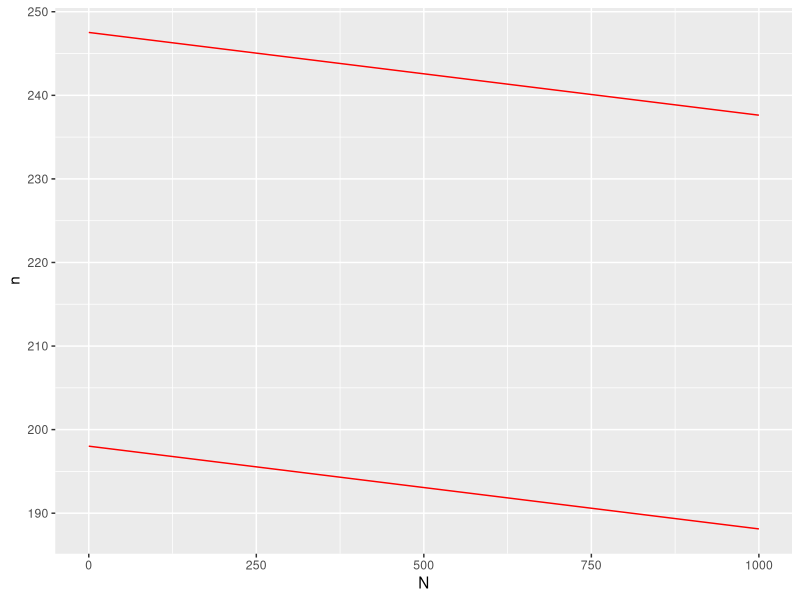
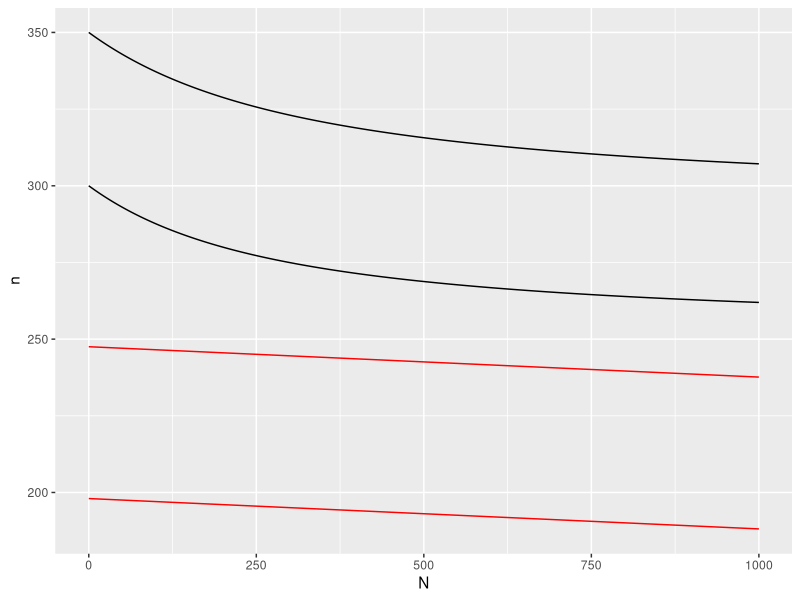

Reproduce these figures in R, in order.
library(tidyverse)
library(VGAM)


PPI_standard_error <- function(n, N, sigma, rho){
  return(sigma/sqrt(n) *sqrt(1 - rho^2*N/(n+N)))
}

PPI_power <- function(n, N, delta, sigma, rho, alpha = 0.05) {
  signal = delta/PPI_standard_error(n, N, sigma, rho)
  z_alpha = qnorm(1-alpha/2)
  power = pfoldnorm(z_alpha, mean = signal, lower.tail = FALSE)
  return(power)
}

find_mu = function(beta, alpha = 0.05){
  f = function(mu){pnorm(-qnorm(1-alpha/2), mu) + pnorm(qnorm(1-alpha/2), mu, lower.tail = FALSE) - 1 + beta}
  lower = 0
  upper = (qnorm(1-alpha/2) - qnorm(1-beta, lower.tail = FALSE))
  return(uniroot(f, c(lower,upper))$root)
}


classical_power_analysis = function(delta, sigma, beta, alpha = 0.05){
  signal = find_mu(beta, alpha)
  return(signal^2*sigma^2/delta^2)
}

optimal_n_N <- function(n0, rho, gamma){
  if (rho <= 2*sqrt(gamma)/(1+gamma)){
    n_star = n0
    N_star = 0
  } else {
    n_star = n0*(1 -  rho^2 + sqrt(gamma*rho^2*(1-rho^2)))
    N_star = n_star*(n0 - n_star)/(n_star - (1-rho^2)*n0)
  }
  return(c(n = n_star,
           N = N_star))
}

cheapest_pair = function(delta, sigma, rho, gamma, beta, alpha = 0.05){
  n0 = classical_power_analysis(delta, sigma, beta, alpha)
  return(optimal_n_N(n0, 
                     rho, 
                     gamma))
}

most_powerful_pair = function(delta, sigma, rho, gamma, budget, cost_Y) {
  if (rho <= 2*sqrt(gamma)/(1+gamma)){
    return(c(n = budget/cost_Y, 
             N = 0))
  } else {
    n0 = B/cost_Y/(1 - rho^2 + gamma*rho^2 + 2*sqrt(gamma*rho^2*(1 - rho^2)))
    return(optimal_n_N(n0, 
                       rho, 
                       gamma))
  }
}

######
# Plotting functions
######

power_curve = function(N, n0, rho){
  n = (-N + n0 + sqrt(N^2 + 2*N*n0 + n0^2 - 4*N*n0*rho^2))/2
  return(n)
}

add_power_curve = function(p, N, n0, rho, color = "black") {
  df <- expand_grid(N = N, n0 = n0) %>% 
    mutate(n = power_curve(N, n0, rho))
  return(p + geom_line(aes(x = N, 
                           y = n, 
                           group = n0),
                       data = df, 
                       color = color))
}

cost_curve = function(N, n0, gamma) {
  n =  (n0 - gamma*N)/(1+gamma)
}

add_cost_curve = function(p, N, n0, gamma, color = "red") {
  df <- expand_grid(N = N, n0 = n0) %>% 
    mutate(n = cost_curve(N, n0, gamma))
  return(p + geom_line(aes(x = N, y = n, group = n0),
                       data = df,
                       color = color))
}

p <- ggplot()
p <- add_cost_curve(p, 0:1000, c(200, 250), 0.01)
p
add_power_curve(p, 0:1000, c(300, 350), 0.4)
